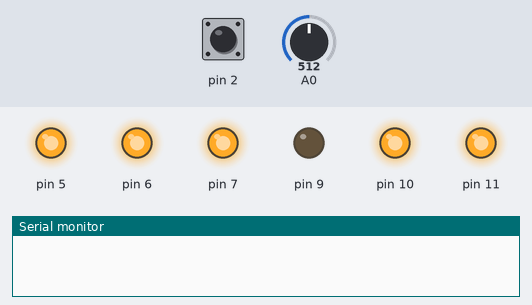
Recording of a sketch running on a simulated Arduino Uno, built with avr-gcc and run on an emulated ATmega328P. Shown: output pins drawn as LEDs (lit = HIGH), the last lines printed to the serial monitor. The inputs (shaded band) are chosen by the test bench; at power-on: pin 2 HIGH, A0 = 512.

Above: at 0.01 s.
At 1.6 s:
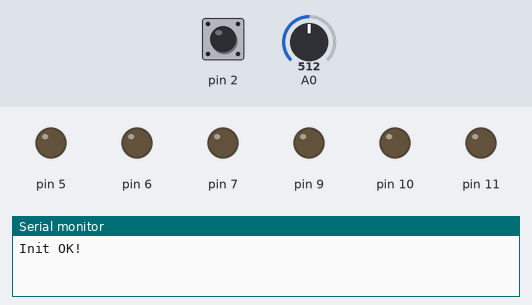
1.7 s: pin 2 pulled LOW for 0.15 s
3.3 s: pin 2 pulled LOW for 1 s
5.8 s: pin 2 pulled LOW for 0.15 s
At 7.0 s:
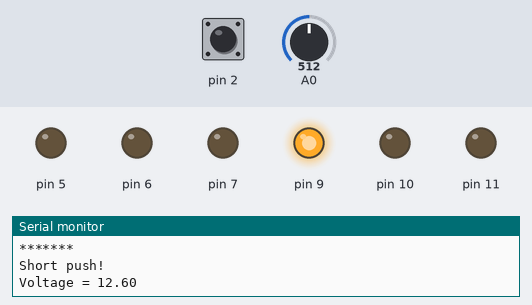
Timing chart, 0 to 8.8 s (numbered marks = the images above; inputs shaded):
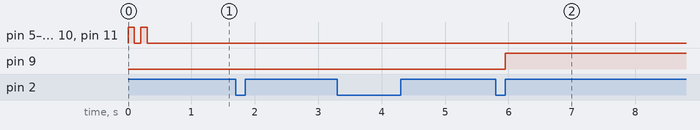

The sketch:

Battery_Indicator_ATMEGA328.ino
```cpp
/*
 * FUSES: HIGH 0xDE; LOW 0xFF (16MHz External Crystal FOR atmega 8)
 */


uint16_t counter = 0;
int timer = 0;
int i = 0;

bool longPush = false;
bool run = false;

// Function prototypes
void ShowVoltage(void);
float mapping(float x, float in_min, float in_max, float out_min, float out_max);

void setup() {
  Serial.begin(115200);
  // LED`s
  pinMode(5, OUTPUT);
  pinMode(6, OUTPUT);
  pinMode(7, OUTPUT);
  pinMode(10, OUTPUT);
  pinMode(11, OUTPUT);
  // POWER
  pinMode(9, OUTPUT);
  // Button
  pinMode(2, INPUT_PULLUP);

  for (uint8_t i = 0; i < 4; i++) {
    digitalWrite(5, !digitalRead(5));
    digitalWrite(6, !digitalRead(6));
    digitalWrite(7, !digitalRead(7));
    digitalWrite(10, !digitalRead(10));
    digitalWrite(11, !digitalRead(11));
    delay(100);
  }

  analogReference(EXTERNAL);
  analogRead(A0);
  Serial.println("Init OK!");
}

void loop() {
  while (!digitalRead(PD2)) {
    delay(5);
    counter++;
    //Serial.println(counter);
  }

  // Если длительное нажатие
  if (counter > 50) {
    // Кнопка была долго нажата, выставляем флаг
    longPush = true;
    counter = 0;
    Serial.println("Long push!\r\n");
  }
  // Если короткое нажатие
  if (counter > 7 && counter < 40) {
    Serial.println("Short push!");
    // Если перед ним было длинное - подключаем/отключаем питание
    if (longPush) {
      // Если работало - отключаем и наоборот
      if (!run) {
        run = true;
        digitalWrite(9, HIGH);
        Serial.println("*******");
        Serial.println("*Work!*");
        Serial.println("*******");
      }
      else {
        digitalWrite(9, LOW);
        run = false;
        Serial.println("************");
        Serial.println("*Work done!*");
        Serial.println("************");
      }
      // Сбрасываем флаг длинного нажатия
      longPush = false;
    }
    // Однократное, короткое нажатие, показываем напряжение
    else {
      counter = 0;
      ShowVoltage();
    }
  }
}

void ShowVoltage(void) {
  /* Получение данных с АЦП */
  int ADCdata[5] = {0};
  int ADC_ExpVal = 0;
  // Считаем напряжение 4 раза и считаем среднее для точности
  for (uint8_t i = 0; i < 4; i++) {
    // Считываем  ADC
    ADCdata[i] = analogRead(A0);
  }

  ADC_ExpVal = (ADCdata[0] + ADCdata[1] + ADCdata[2] + ADCdata[3]) / 4;
  // Опорное напряжение 5В, значение регистра до 1024 => коэффициент = 5/1024=0.0048828
  float voltage = ADC_ExpVal * 0.0048828;
  // Приводим к виду 25.2V.
  voltage = mapping(voltage, 0, 5, 0, 25.2);
  Serial.print("Voltage = ");
  Serial.println(voltage);
  Serial.println();

  /* 100% заряженный аккумулятор = 25,2В.
    0% = 19,8В.
    Разница 5,4В. => 20% это 1.08В.
  */

  // 100%
  if (voltage >= 24.12) {
    PORTD |= (1 << PD5) | (1 << PD6) | (1 << PD7);
    PORTB |= (1 << PB2) | (1 << PB3);

    _delay_ms(500);
    PORTB &= ~(1 << PB2);
    PORTB &= ~(1 << PB3);
    PORTD &= ~(1 << PD5);
    PORTD &= ~(1 << PD6);
    PORTD &= ~(1 << PD7);
  }
  // 80%
  else if (voltage >= 23.04 && voltage < 24.12) {
    PORTD |= (1 << PD5) | (1 << PD6) | (1 << PD7);
    PORTB |= (1 << PB2);
    PORTB &= ~(1 << PB3);

    _delay_ms(500);
    PORTB &= ~(1 << PB2);
    PORTB &= ~(1 << PB3);
    PORTD &= ~(1 << PD5);
    PORTD &= ~(1 << PD6);
    PORTD &= ~(1 << PD7);
  }
  // 60%
  else if (voltage >= 21.96 && voltage < 23.04) {
    PORTD |= (1 << PD5) | (1 << PD6) | (1 << PD7);
    PORTB &= ~(1 << PB2);
    PORTB &= ~(1 << PB3);

    _delay_ms(500);
    PORTB &= ~(1 << PB2);
    PORTB &= ~(1 << PB3);
    PORTD &= ~(1 << PD5);
    PORTD &= ~(1 << PD6);
    PORTD &= ~(1 << PD7);
  }
  // 40%
  else if (voltage >= 20.88 && voltage < 21.96) {
    PORTD |= (1 << PD5) | (1 << PD6);
    PORTD &= ~(1 << PD7);
    PORTB &= ~(1 << PB2);
    PORTB &= ~(1 << PB3);

    _delay_ms(500);
    PORTB &= ~(1 << PB2);
    PORTB &= ~(1 << PB3);
    PORTD &= ~(1 << PD5);
    PORTD &= ~(1 << PD6);
    PORTD &= ~(1 << PD7);
  }
  // 20%
  else if (voltage >= 19.8 && voltage < 20.88) {
    PORTD |= (1 << PD5);
    PORTD &= ~(1 << PD6);
    PORTD &= ~(1 << PD7);
    PORTB &= ~(1 << PB2);
    PORTB &= ~(1 << PB3);

    _delay_ms(500);
    PORTB &= ~(1 << PB2);
    PORTB &= ~(1 << PB3);
    PORTD &= ~(1 << PD5);
    PORTD &= ~(1 << PD6);
    PORTD &= ~(1 << PD7);
  }
}

float mapping(float x, float in_min, float in_max, float out_min, float out_max) {
  return (x - in_min) * (out_max - out_min) / (in_max - in_min) + out_min;
}
```

Measured:
- after the input at 5.8 s, pin 9: LOW → HIGH after 0.15 s
